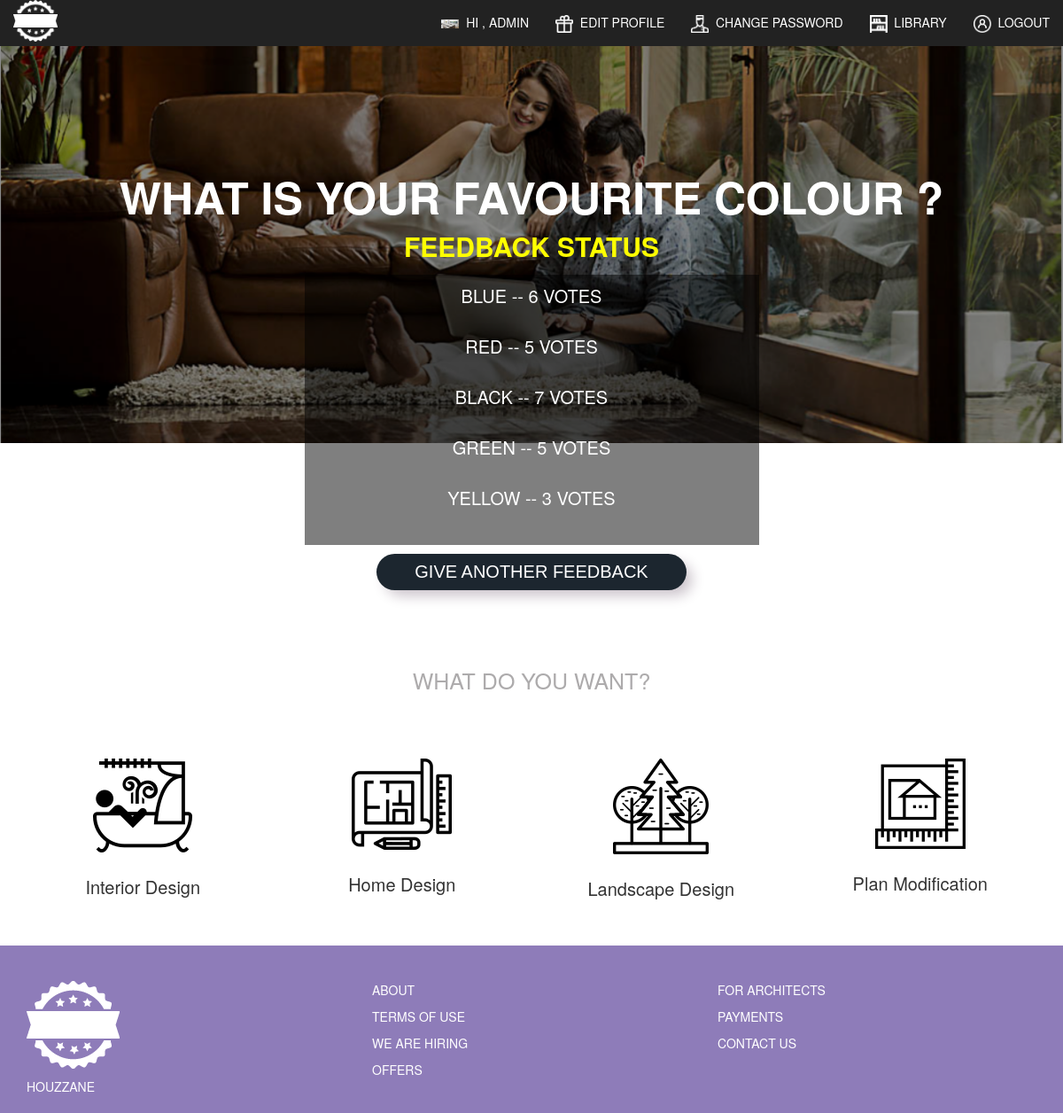
Screenshot of /1/results/ (signed in) with the database file from the repository.
### polls/models.py (models this page shows, shortened)
class Question(models.Model):
	question_text = models.CharField(max_length = 200)
	pub_date = models.DateTimeField('date published')

class Choice(models.Model):
		question = models.ForeignKey(Question)
		choice_text = models.CharField(max_length = 200)
		votes = models.IntegerField(default = 0)

### polls/views.py (the view)
# urls.py: url(r'^(?P<pk>\d+)/results/$', login_required(views.ResultsView.as_view()), name='results'),
class ResultsView(generic.DetailView):
 model = Question
 template_name = 'polls/results.html'

### polls/templates/polls/results.html (shortened to what this page needs)
<!DOCTYPE html>
{% load static from staticfiles %}
 <link href="{% static 'polls/css/bootstrap.css' %}" rel="stylesheet">
 <link rel="stylesheet" type="text/css" href="{% static 'polls/css/font-awesome.css' %}">
 <link rel="stylesheet" type="text/css" href="{% static 'polls/css/style.css' %}">
 <link rel="stylesheet" type="text/css" href="{% static 'polls/css/signup.css' %}">
<body>
 <div class="container-fluid header white-text uppercase">
  <nav class="navbar navbar-inverse navbar-fixed-top ransparent-background" role="navigation">
   <div class="container-fluid">
    <div class="navbar-header">
     <a class="navbar-brand" href="{% url 'polls:index' %}"><img src="{% static 'polls/images/logo.png' %}" style="width:50px"></a>
    </div>
    <div class="collapse navbar-collapse" id="bs-example-navbar-collapse-1">
     <ul class="nav navbar-nav navbar-right">
      <li><a href="{% url 'polls:index2' %}"><img src='{% static 'polls/images/work.png' %}'>&nbsp;&nbsp;Hi , {{ user.get_username }}</a></li>
      <li><a href="{% url 'polls:profilepage' %}"><img src='{% static 'polls/images/nav1.png' %}'>&nbsp;&nbsp;Edit Profile</a></li>
      <li><a href="{% url 'polls:changepwdpage' %}"><img src='{% static 'polls/images/nav2.png' %}'>&nbsp;&nbsp;Change Password</a></li>
      <li><a href="{% url 'polls:library' %}"><img src='{% static 'polls/images/nav3.png' %}'>&nbsp;&nbsp;Library</a></li>
      <li><a href="{% url 'polls:logout' %}"><img src='{% static 'polls/images/nav4.png' %}'>&nbsp;&nbsp;Logout</a></li>
     </ul>
    </div>
   </div>
  </nav>
  <div class="container center-align uppercase white-text" style="margin-top:15%">
   <div class="row">
    <div class="col-md-12" style="font-size:50px;font-weight:700">
       {{question.question_text }}
       <div style="font-size:30px;color:yellow">Feedback Status</div>
    </div>
   </div>
   <div class="row">
    <div class="col-md-12" style="font-size:20px">
     <div class="box_question">
         <div>
          <ul>
            {% for choice in question.choice_set.all %}
              <li>{{ choice.choice_text }}     --    {{ choice.votes }} vote{{choice.votes|pluralize }}</li>
              <br>{% endfor %}
        <div class="col-sm-12 btn1" style="margin-top:0px;">
           <a href="{% url 'polls:index2' %}" class="cta shadow" style="width:350px;font-size:20px;text-decoration:none">Give another feedback</a>
        </div>
       </ul>
        </div>
     </div>
    </div>
   </div>
  </div>
 </div>
 <div class="container margin-bottom-50" style="margin-top:20%">
  <div class="row">
   <div class="col-md-12 center-align uppercase margin-bottom-50" style="color:#ADABAC;font-size:25px;">
    What Do you want?
   </div>
  </div>
  <div class="row">
   <div class="col-md-3 center-align whatuwant">
    <div class="row">
     <div class="col-md-12">
      <img src="{% static 'polls/images/interior.png' %}">
     </div>
    </div>
    <div class="row">
     <div class="col-md-12" style="margin-top: 15px;font-size: 20px;">
      Interior Design
     </div>
    </div>
   </div>
   <div class="col-md-3 center-align whatuwant">
    <div class="row">
     <div class="col-md-12">
      <img src="{% static 'polls/images/home.png' %}">
     </div>
    </div>
    <div class="row">
     <div class="col-md-12" style="margin-top: 15px;font-size: 20px;">
      Home Design
     </div>
    </div>
   </div>
   <div class="col-md-3 center-align whatuwant">
    <div class="row">
     <div class="col-md-12">
      <img src="{% static 'polls/images/landscape.png' %}">
     </div>
    </div>
    <div class="row">
     <div class="col-md-12" style="margin-top: 15px;font-size: 20px;">
      Landscape Design
     </div>
    </div>
   </div>
   <div class="col-md-3 center-align whatuwant">
    <div class="row">
     <div class="col-md-12">
      <img src="{% static 'polls/images/plan.png' %}">
     </div>
    </div>
    <div class="row">
     <div class="col-md-12" style=" margin-top: 15px;font-size: 20px;">
      Plan Modification
     </div>
    </div>
   </div>
  </div>
 </div>
 <footer style="padding-top: 20px;background-color: #8E7CB9;padding-bottom: 20px;">
  <div class="container uppercase white-text">
   <div class="row">
    <div class="col-md-4">
     <div class="row">
      <div class="col-md-12">
       <img src="{% static 'polls/images/logo.png' %}">
      </div>
     </div>
     <div class="row">
      <div class="col-md-12">
       Houzzane
      </div>
     </div>
    </div>
    <div class="col-md-4">
     <div class="row">
      <div class="col-md-12">
       about
      </div>
     </div>
     <div class="row">
      <div class="col-md-12">
       terms of use
      </div>
     </div>
     <div class="row">
      <div class="col-md-12">
       we are hiring
      </div>
     </div>
     <div class="row">
      <div class="col-md-12">
       offers
      </div>
     </div>
    </div>
    <div class="col-md-4">
     <div class="row">
      <div class="col-md-12">
       for architects
      </div>
     </div>
     <div class="row">
      <div class="col-md-12">
       payments
      </div>
     </div>
     <div class="row">
      <div class="col-md-12">
       contact us
      </div>
     </div>
    </div>
   </div>
  </div>
 </footer>

### polls/static/polls/css/style.css (style rules this page uses)
* { -webkit-tap-highlight-color: transparent; -webkit-font-smoothing: antialiased; }
.uppercase { text-transform: uppercase; }
.center-align { text-align: center; }
.header { height: 500px; background-size: cover; background-repeat: no-repeat; background-image: url('../images/head.png'); margin-bottom: 30px }
.white-text { color: white; }
.margin-bottom-50 { margin-bottom: 50px }
.header img { width:20px; }
.navbar-inverse { border:none; }
.navbar-brand { padding: 0px 15px; }
.row { margin-top: 10px; }
.box_question { width:45%; margin: auto; }
.box_question ul { list-style-type: none; font-size:20px; padding:10px; border:0px solid black; text-align:center; background: rgba(0,0,0,0.5); border-radius: 0px; }

### polls/static/polls/css/signup.css (style rules this page uses)
.cta { display: block; color: #fff; font-family: 'TypoRound-Light', Fallback, sans-serif; text-align: center; font-size: 170%; padding: 6px; width: 300px; background-color: #1c262f; border-radius: 60px; text-decoration: none; transition: 0.4s ease all; }
.cta:hover , { text-decoration: none; color: #fff; -webkit-box-shadow: 2px 3px 15px 0px rgba(0,0,0,0.26); -moz-box-shadow: 2px 3px 15px 0px rgba(0,0,0,0.26); box-shadow: 2px 3px 15px 0px rgba(0,0,0,0.26); }
.btn1 { margin-top: 40px; }
.cta { margin:auto; margin-top: 20px; }
.shadow { -webkit-box-shadow: 8px 8px 15px -2px rgba(201,193,201,1); -moz-box-shadow: 8px 8px 15px -2px rgba(201,193,201,1); box-shadow: 8px 8px 15px -2px rgba(201,193,201,1); }

### polls/templates/polls/results.html (style rules this page uses)
.navbar-inverse .navbar-nav>li>a { color: white }

### rows the page displays
Question: question_text "WHAT IS YOUR FAVOURITE COLOUR ?"
Choice: choice_text "BLUE", votes "6"
Choice: choice_text "RED", votes "5"
Choice: choice_text "BLACK", votes "7"
Choice: choice_text "GREEN", votes "5"
Choice: choice_text "YELLOW", votes "3"

### other values shown
{{ user.get_username }} "ADMIN"
